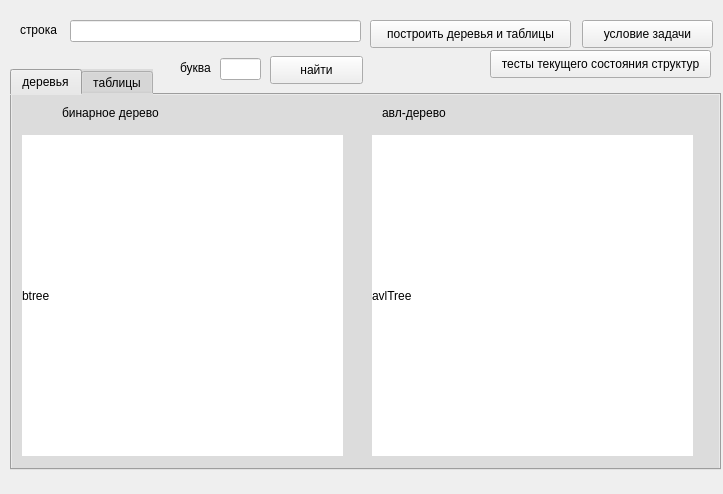
<?xml version="1.0" encoding="UTF-8"?>
<ui version="4.0">
 <class>Widget</class>
 <widget class="QWidget" name="Widget">
  <property name="geometry">
   <rect>
    <x>0</x>
    <y>0</y>
    <width>723</width>
    <height>494</height>
   </rect>
  </property>
  <property name="windowTitle">
   <string>Widget</string>
  </property>
  <widget class="QPushButton" name="condBtn">
   <property name="geometry">
    <rect>
     <x>582</x>
     <y>20</y>
     <width>131</width>
     <height>28</height>
    </rect>
   </property>
   <property name="text">
    <string>условие задачи</string>
   </property>
  </widget>
  <widget class="QPushButton" name="buildBtn">
   <property name="geometry">
    <rect>
     <x>370</x>
     <y>20</y>
     <width>201</width>
     <height>28</height>
    </rect>
   </property>
   <property name="text">
    <string>построить деревья и таблицы</string>
   </property>
  </widget>
  <widget class="QLineEdit" name="strEdt">
   <property name="geometry">
    <rect>
     <x>70</x>
     <y>20</y>
     <width>291</width>
     <height>22</height>
    </rect>
   </property>
  </widget>
  <widget class="QLabel" name="label">
   <property name="geometry">
    <rect>
     <x>20</x>
     <y>20</y>
     <width>51</width>
     <height>20</height>
    </rect>
   </property>
   <property name="text">
    <string>строка</string>
   </property>
  </widget>
  <widget class="QTabWidget" name="tabWidget">
   <property name="geometry">
    <rect>
     <x>10</x>
     <y>69</y>
     <width>711</width>
     <height>401</height>
    </rect>
   </property>
   <property name="styleSheet">
    <string notr="true">background-color: rgb(220, 220, 220);</string>
   </property>
   <property name="currentIndex">
    <number>0</number>
   </property>
   <widget class="QWidget" name="tab">
    <attribute name="title">
     <string>деревья</string>
    </attribute>
    <widget class="QLabel" name="avlLbl">
     <property name="geometry">
      <rect>
       <x>360</x>
       <y>40</y>
       <width>321</width>
       <height>321</height>
      </rect>
     </property>
     <property name="styleSheet">
      <string notr="true">background-color: rgb(255, 255, 255);</string>
     </property>
     <property name="text">
      <string>avlTree</string>
     </property>
    </widget>
    <widget class="QLabel" name="btreeLbl">
     <property name="geometry">
      <rect>
       <x>10</x>
       <y>40</y>
       <width>321</width>
       <height>321</height>
      </rect>
     </property>
     <property name="styleSheet">
      <string notr="true">background-color: rgb(255, 255, 255);</string>
     </property>
     <property name="text">
      <string>btree</string>
     </property>
    </widget>
    <widget class="QLabel" name="label_2">
     <property name="geometry">
      <rect>
       <x>50</x>
       <y>10</y>
       <width>121</width>
       <height>16</height>
      </rect>
     </property>
     <property name="text">
      <string>бинарное дерево</string>
     </property>
    </widget>
    <widget class="QLabel" name="label_3">
     <property name="geometry">
      <rect>
       <x>370</x>
       <y>10</y>
       <width>91</width>
       <height>16</height>
      </rect>
     </property>
     <property name="text">
      <string>авл-дерево</string>
     </property>
    </widget>
   </widget>
   <widget class="QWidget" name="tab_2">
    <attribute name="title">
     <string>таблицы</string>
    </attribute>
    <widget class="QTableWidget" name="openTbl">
     <property name="geometry">
      <rect>
       <x>10</x>
       <y>30</y>
       <width>361</width>
       <height>331</height>
      </rect>
     </property>
     <property name="styleSheet">
      <string notr="true">background-color: rgb(255, 255, 255);</string>
     </property>
     <property name="rowCount">
      <number>41</number>
     </property>
     <property name="columnCount">
      <number>3</number>
     </property>
     <row/>
     <row/>
     <row/>
     <row/>
     <row/>
     <row/>
     <row/>
     <row/>
     <row/>
     <row/>
     <row/>
     <row/>
     <row/>
     <row/>
     <row/>
     <row/>
     <row/>
     <row/>
     <row/>
     <row/>
     <row/>
     <row/>
     <row/>
     <row/>
     <row/>
     <row/>
     <row/>
     <row/>
     <row/>
     <row/>
     <row/>
     <row/>
     <row/>
     <row/>
     <row/>
     <row/>
     <row/>
     <row/>
     <row/>
     <row/>
     <row/>
     <column/>
     <column/>
     <column/>
    </widget>
    <widget class="QTableWidget" name="closeTbl">
     <property name="geometry">
      <rect>
       <x>450</x>
       <y>30</y>
       <width>131</width>
       <height>331</height>
      </rect>
     </property>
     <property name="styleSheet">
      <string notr="true">background-color: rgb(255, 255, 255);</string>
     </property>
     <property name="rowCount">
      <number>41</number>
     </property>
     <property name="columnCount">
      <number>1</number>
     </property>
     <row/>
     <row/>
     <row/>
     <row/>
     <row/>
     <row/>
     <row/>
     <row/>
     <row/>
     <row/>
     <row/>
     <row/>
     <row/>
     <row/>
     <row/>
     <row/>
     <row/>
     <row/>
     <row/>
     <row/>
     <row/>
     <row/>
     <row/>
     <row/>
     <row/>
     <row/>
     <row/>
     <row/>
     <row/>
     <row/>
     <row/>
     <row/>
     <row/>
     <row/>
     <row/>
     <row/>
     <row/>
     <row/>
     <row/>
     <row/>
     <row/>
     <column/>
    </widget>
   </widget>
  </widget>
  <widget class="QPushButton" name="testBtn">
   <property name="geometry">
    <rect>
     <x>490</x>
     <y>50</y>
     <width>221</width>
     <height>28</height>
    </rect>
   </property>
   <property name="text">
    <string>тесты текущего состояния структур</string>
   </property>
  </widget>
  <widget class="QLabel" name="label_4">
   <property name="geometry">
    <rect>
     <x>180</x>
     <y>60</y>
     <width>53</width>
     <height>16</height>
    </rect>
   </property>
   <property name="text">
    <string>буква</string>
   </property>
  </widget>
  <widget class="QLineEdit" name="chEdt">
   <property name="geometry">
    <rect>
     <x>220</x>
     <y>58</y>
     <width>41</width>
     <height>22</height>
    </rect>
   </property>
  </widget>
  <widget class="QPushButton" name="findBtn">
   <property name="geometry">
    <rect>
     <x>270</x>
     <y>56</y>
     <width>93</width>
     <height>28</height>
    </rect>
   </property>
   <property name="text">
    <string>найти</string>
   </property>
  </widget>
 </widget>
 <layoutdefault spacing="6" margin="11"/>
 <resources/>
 <connections/>
</ui>
